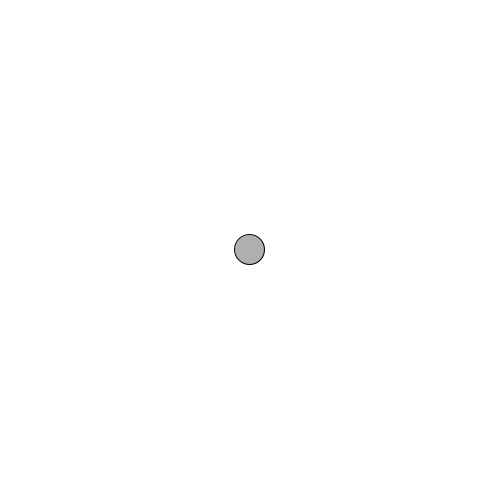
Frame 1 (no input)
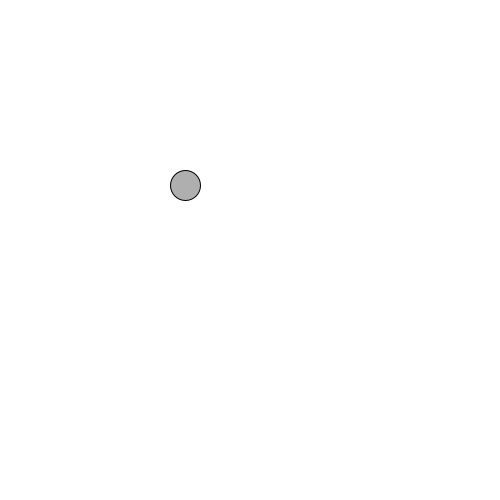
Frame 60 (the mouse pressed at the canvas centre just before this capture)
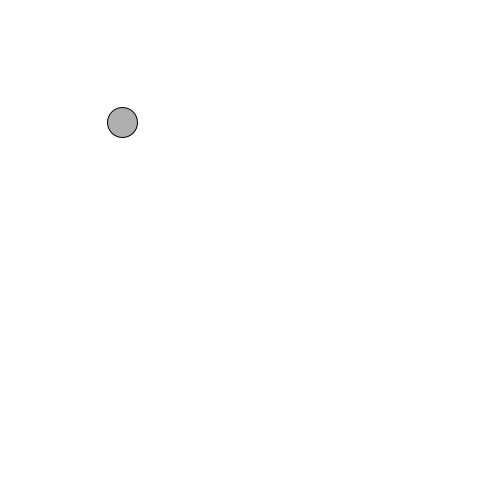
Frame 120 (the mouse held since frame 60 and released just before this capture)

The Processing sketch that drew these frames (run headless with seeded random() and noise(); from frame 60 on, the mouse is pressed at the canvas centre):

// Processing sketch: mover
// ── mover.pde
/**
 * A simulation of a moving object that accelerates towards the mouse.
 */

class Mover {
	final float SIZE = 30;

	PVector location, velocity, acceleration;

	Mover(){
		location = new PVector(width / 2, height / 2);
		velocity = new PVector(0, 0);
	}

	/**
	 * Accelerate towards the mouse. Note that the mover's location wraps
	 * around the screen.
	 */
	void move(){
		acceleration = new PVector(mouseX, mouseY);
		acceleration.sub(location);
		acceleration.normalize();
		acceleration.div(20);
		velocity.add(acceleration);
		velocity.limit(5);
		location.add(velocity);

		if(location.x < 0){
			location.x = height;
		}
		else if(location.x > height){
			location.x = 0;
		}

		if(location.y < 0){
			location.y = width;
		}
		else if(location.y > width){
			location.y = 0;
		}
	}

	void display(){
		stroke(0);
		fill(175);
		ellipse(location.x, location.y, SIZE, SIZE);
	}
}

Mover mover;

void setup(){
	size(500, 500);
	mover = new Mover();
}

void draw(){
	background(255);
	mover.move();
	mover.display();
}
